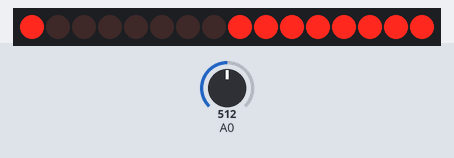
A sketch run on a simulated Arduino Uno, built with avr-gcc and run on an emulated ATmega328P. On the bench: 16 shift-register outputs drawn as a row of LEDs (first output left, lit = HIGH). Wiring (inferred from the names in the program): 2 × shift register (74HC595): data pin 11; shift clock pin 10; latch pin 9. Wiring (inferred from the signals the program sends): row of LEDs: on Q0, Q1, Q2, Q3, Q4, Q5, Q6, Q7, Q8, Q9, Q10, Q11, Q12, Q13, Q14, Q15. Inputs (shaded band) come from the test bench; at power-on: A0 = 512.

Above: at 1.2 s.
1.3 s: A0 set to 716
At 1.31 s:
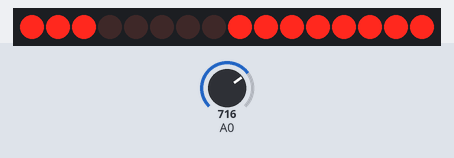
2.8 s: A0 set to 900
At 2.81 s:
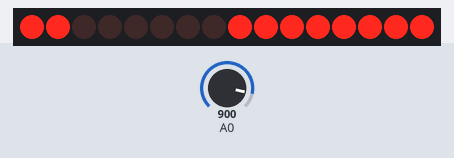
4.3 s: A0 set to 511
At 4.31 s:
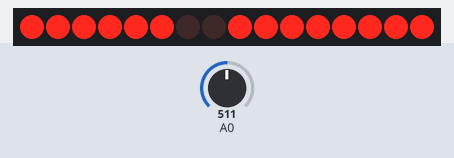
5.8 s: A0 set to 0
At 5.81 s:
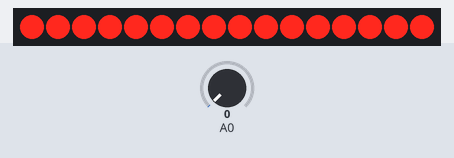
7.3 s: A0 set to 306
At 7.31 s:
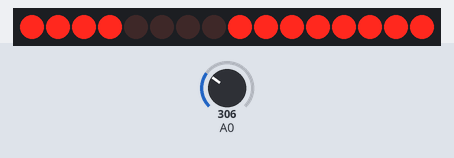
Timing chart, 0 to 9.8 s (numbered marks = the images above; inputs shaded):
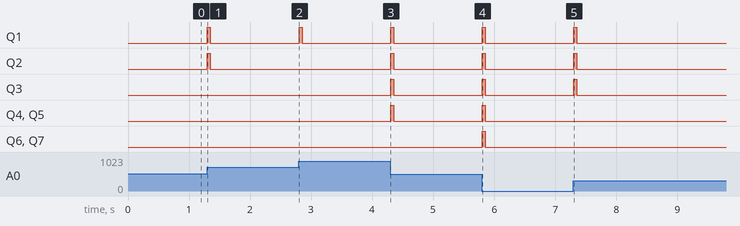

Measured:
- after the input at 1.3 s, Q1, Q2: LOW → HIGH at once, → LOW 0.05 s later
- after the input at 2.8 s, Q1: LOW → HIGH at once, → LOW 0.05 s later
- after the input at 4.3 s, Q1–5: LOW → HIGH at once, → LOW 0.05 s later
- after the input at 5.8 s, Q1–7: LOW → HIGH at once, → LOW 0.05 s later
- after the input at 7.3 s, Q1–3: LOW → HIGH at once, → LOW 0.05 s later

The sketch:

SoundMatrixBarAnimation.ino
```cpp
//Project :
//Author : Joshua Dolgin
//Date  : YYYY/MM//DD
//Status :
//Reference :
const int sampleWindow = 50; // Sample window width in mS (50 mS = 20Hz)
unsigned int sample;
uint8_t data = 11;        // DA: SER IN (Serial Input)
uint8_t clk = 10;         // CK: SRCK (Shift Register cloCK)
uint8_t latch = 9;       // LA: RCK (Register Clock)
uint8_t colData [] = {0xFF, 0xFF, 0xFF, 0xFF, 0xFF, 0xFF, 0xFF, 0xFF}; // with both colData and rowData = 0x01,
uint8_t rowData [] = {0x80, 0xC0, 0xE0, 0xF0, 0xF8, 0xFC, 0xFE, 0xFF}; //...only the top left LED should light up


void setup() {
  // put your setup code here, to run once:
  Serial.begin(9600);
  while (!Serial);
  pinMode(data, OUTPUT);      //
  pinMode(clk, OUTPUT);       //
  pinMode(latch, OUTPUT);
}

void loop() {
  // put your main code here, to run repeatedly:
  uint32_t startMillis = millis(); // Start of sound sample window
  uint16_t soundLevel = 0;   // soundLevel value (volume)

  uint16_t signalMax = 0;
  uint16_t signalMin = 1024;

  // collect data for 50 mS
  while (millis() - startMillis < sampleWindow)//
  {
    sample = analogRead(A0);//Read volts on analog pin 0, out pin of the mic
    if (sample < 1024)  //If sound sample is less than the minimum value
    {
      if (sample > signalMax) //If sound sample is greater than the maximum value
      {
        signalMax = sample;  // Save just the max levels
      }
      else if (sample < signalMin) // Or if the sound level is greater than the minimum value
      {
        signalMin = sample;  // Save just the min levels
      }
    }
  }
  soundLevel = signalMax - signalMin; // Max value- min value = soundLevel
  float voltReading = (soundLevel * 5.0) / 1024;  // Convert to volts
  voltReading = voltReading * 10;//Get values from 0.2 volts - 2.4 volts, to values from 2 volts - 24 volts
  voltReading = constrain(voltReading, 2, 24);//Constrain volt values between 2 - 24
  voltReading = map(voltReading, 2, 24, 1, 8);

  for (uint8_t j = 0; j < voltReading; j++) {
    digitalWrite(latch, LOW);
    shiftOut(data, clk, LSBFIRST, colData[j]);
    shiftOut(data, clk, LSBFIRST, rowData[j]);
  }
  digitalWrite(latch, HIGH);
}
```
